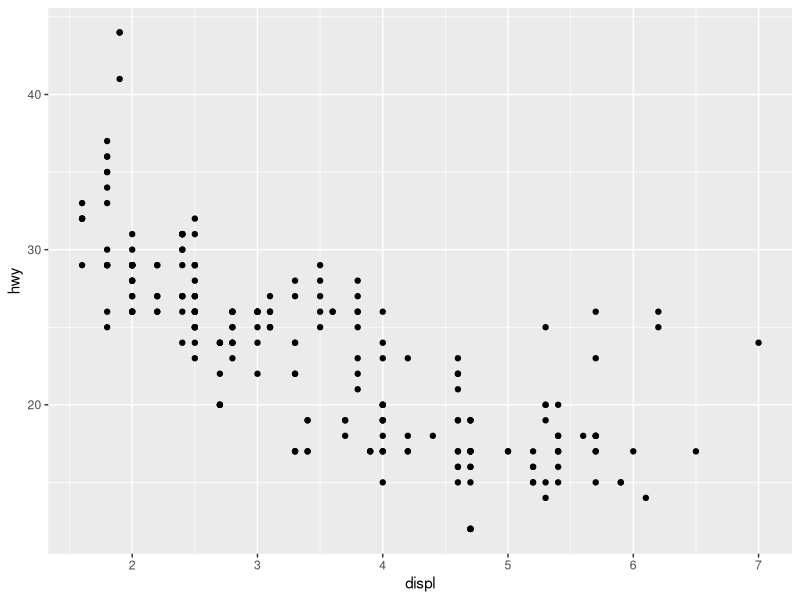
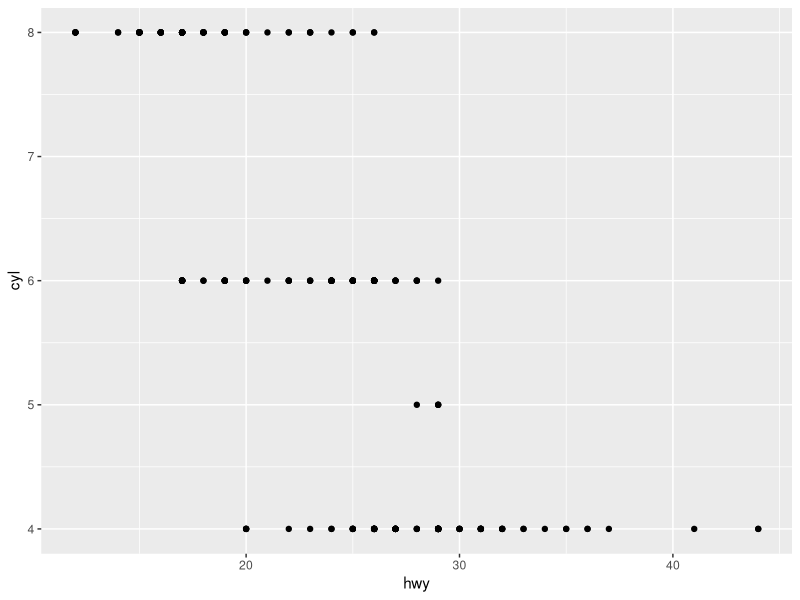
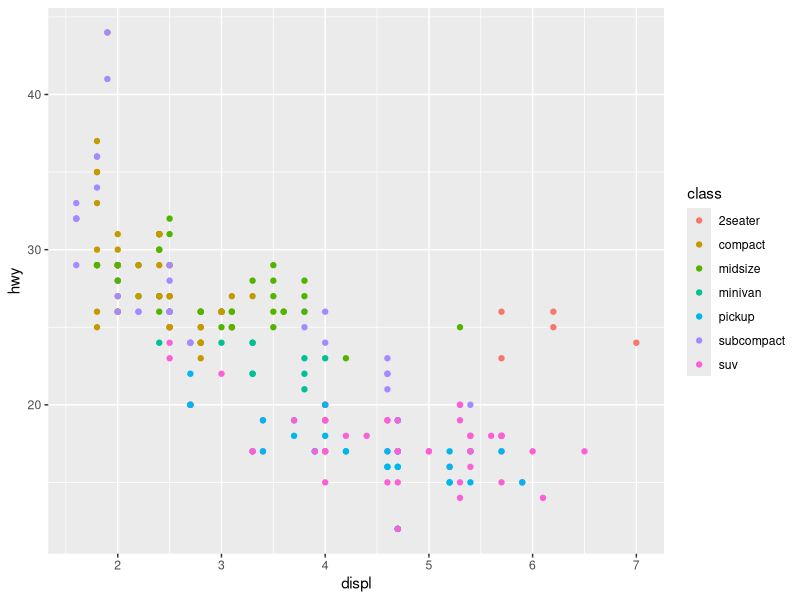
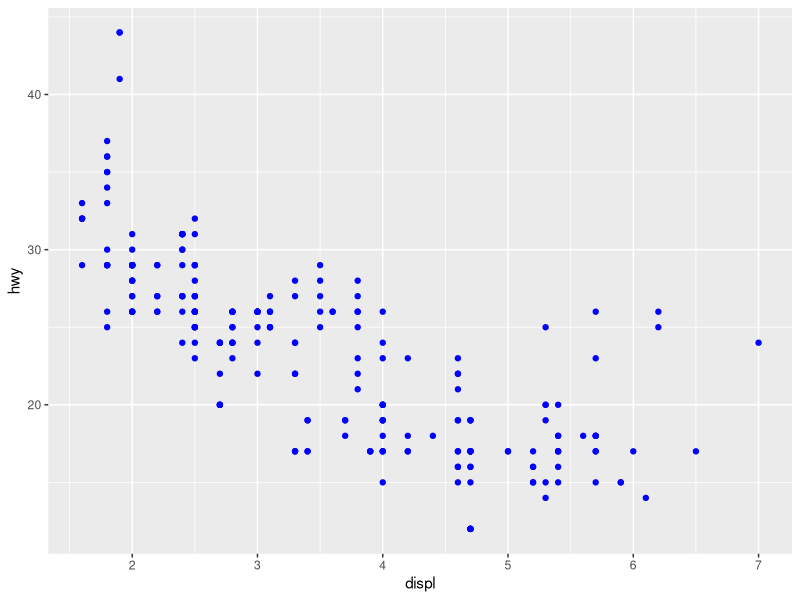
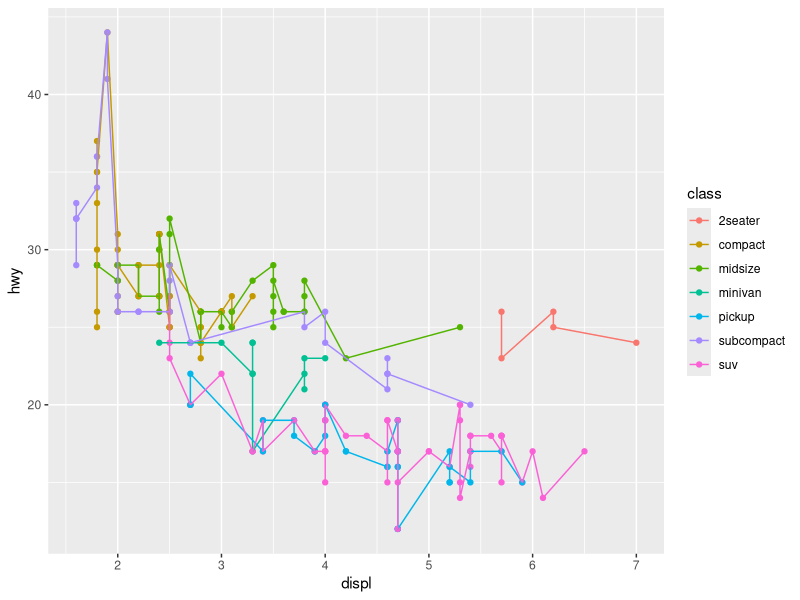
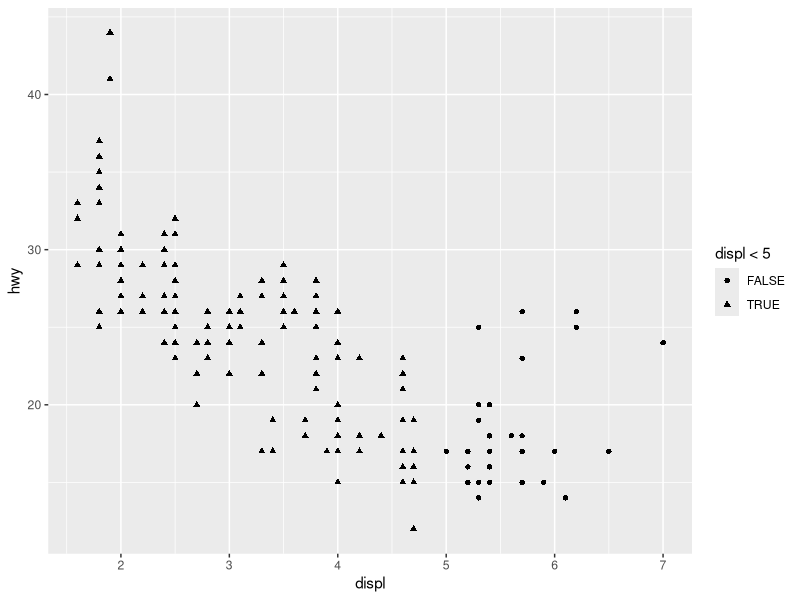
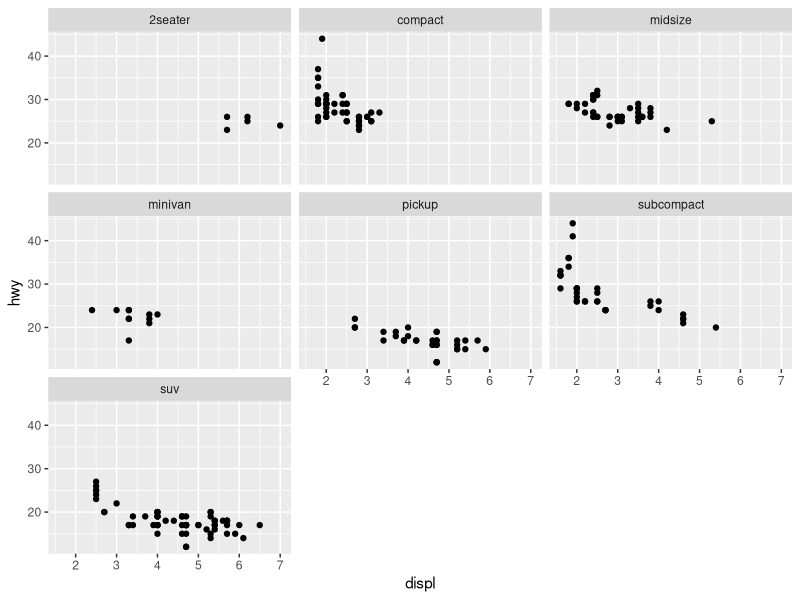
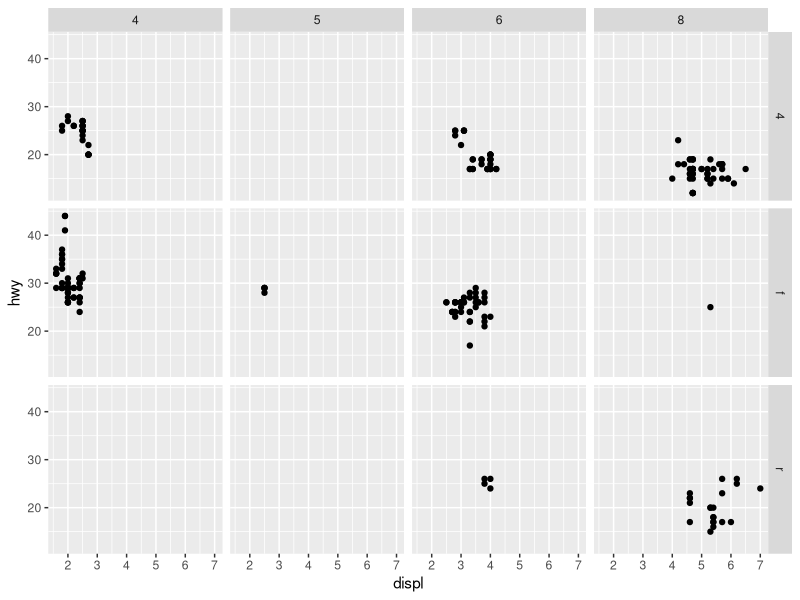

Write the R code that produced these figures, in order.
## ---- chunk 1
knitr::opts_chunk$set(echo = TRUE)
## ---- chunk 2
library(tidyverse)
## ---- chunk 3
head(mpg)
## ---- chunk 4
ggplot(data = mpg) + geom_point(mapping = aes(x = displ, y = hwy))
## ---- chunk 5
ggplot(data = mpg) + geom_point(mapping = aes(x = hwy, y = cyl))
## ---- chunk 6
ggplot(data = mpg) + geom_point(mapping = aes(x = displ, y = hwy, color = class))
## ---- chunk 7
ggplot(data = mpg) + geom_point(mapping = aes(x = displ, y = hwy), color = "blue")
## ---- chunk 8
ggplot(data = mpg, mapping = aes(x = displ, y = hwy, color = class)) + geom_point() + geom_line()
## ---- chunk 9
ggplot(data = mpg) + geom_point(mapping = aes(x = displ, y = hwy, shape = displ < 5))
## ---- chunk 10
ggplot(data = mpg) + 
  geom_point(mapping = aes(x = displ, y = hwy)) + 
  facet_wrap(~ class, nrow = 3)
## ---- chunk 11
ggplot(data = mpg) + 
  geom_point(mapping = aes(x = displ, y = hwy)) + 
  facet_grid(drv ~ cyl)
## ---- chunk 12
ggplot(data = mpg) + 
  geom_point(mapping = aes(x = displ, y = hwy)) + 
  facet_grid(. ~ class)
